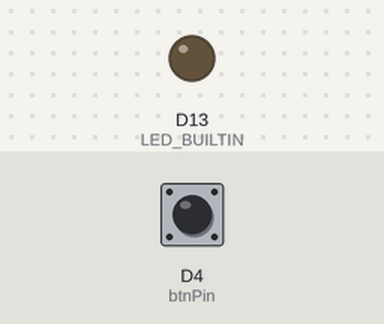
A sketch run on a simulated Arduino Nano 33 IoT. Parts: output pins drawn as LEDs (lit = HIGH). The inputs (shaded band) are chosen by the test bench; at power-on: D4 (btnPin) LOW. Nothing arrives over Bluetooth unless stated; a phone connects over Bluetooth LE 3 s after start; what the sketch prints to the serial monitor is not drawn.

Above: at 2.2 s.
2.3 s: D4 (btnPin) pulled HIGH for 3.2 s
At 4.9 s:
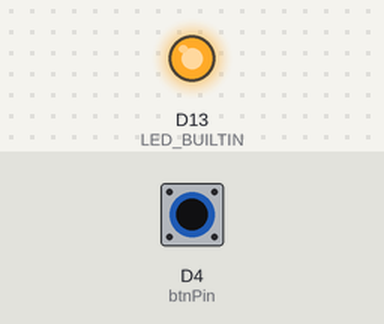
Timing chart, 0 to 6.4 s (numbered marks = the images above; inputs shaded):
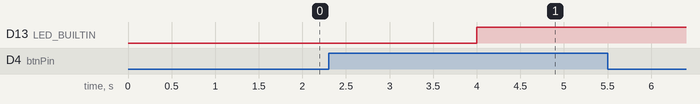

The sketch:

readingDataFromPeripheral.ino
```cpp
#include <ArduinoBLE.h>

const int btnPin = 4; //Setting the button pin to 4

BLEService btnService("e267751a-ae76-11eb-8529-0242ac130003"); //Creating a service

BLEByteCharacteristic btnState("00002a19-0000-1000-8000-00805f9b34fb", BLERead | BLENotify);

void setup() {

  pinMode(btnPin, INPUT); //Setting the button pin as input pin
  pinMode(LED_BUILTIN, OUTPUT);

  Serial.begin(9600); //Starting the serial monitor
  delay(500);

  BLE.begin(); //Starting the Bluetooth Low Energy
  delay(500);

  BLE.setLocalName("Fitness Band"); //Setting the local name

  BLE.setAdvertisedService(btnService); //Setting the UUID for the advertised service

  btnService.addCharacteristic(btnState); //Adding the characteristic to the service

  BLE.addService(btnService); //Adding the service

  btnState.writeValue(0); //Setting the initial value of the button state

  BLE.advertise();

  Serial.println("Fitness Band is sharing data");

}

void loop() {
  BLEDevice central = BLE.central(); //Listen for Bluetooth® Low Energy peripherals to connect:

  if (central) { // If a central is connected to peripheral
    digitalWrite(LED_BUILTIN, HIGH);
    Serial.print("Connected to central: "); //Print the central's MAC address
    Serial.println(central.address());

  while (central.connected()) {
  char buttonValue = digitalRead(btnPin);
  bool buttonChanged = (btnState.value() != buttonValue);

  if (buttonChanged) {  //Button state changed, update characteristics
    btnState.writeValue(buttonValue);
    Serial.print("The button State is: ");
    Serial.println(buttonValue);
  }

  }

  Serial.print("Disconnected from central: "); //When the central disconnects, print it out:
    Serial.println(central.address());
    digitalWrite(LED_BUILTIN, LOW);
  }

}
```
